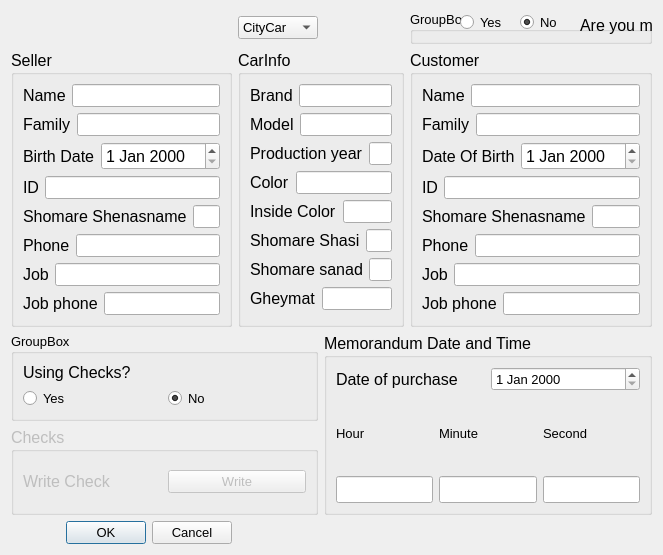
<?xml version="1.0" encoding="UTF-8"?>
<ui version="4.0">
 <class>Dialog_Memorandum</class>
 <widget class="QDialog" name="Dialog_Memorandum">
  <property name="geometry">
   <rect>
    <x>0</x>
    <y>0</y>
    <width>653</width>
    <height>555</height>
   </rect>
  </property>
  <property name="font">
   <font>
    <pointsize>10</pointsize>
   </font>
  </property>
  <property name="windowTitle">
   <string>Dialog</string>
  </property>
  <property name="styleSheet">
   <string notr="true">QLineEdit 

{ 
	font: 10pt &quot;MS Shell Dlg 2&quot;;
}
</string>
  </property>
  <layout class="QGridLayout" name="gridLayout_7">
   <item row="0" column="2">
    <layout class="QHBoxLayout" name="horizontalLayout_42">
     <item>
      <layout class="QHBoxLayout" name="horizontalLayout_33"/>
     </item>
    </layout>
   </item>
   <item row="0" column="1">
    <widget class="QComboBox" name="comboBox">
     <property name="font">
      <font>
       <pointsize>10</pointsize>
      </font>
     </property>
     <item>
      <property name="text">
       <string>CityCar</string>
      </property>
     </item>
     <item>
      <property name="text">
       <string>Coupe</string>
      </property>
     </item>
     <item>
      <property name="text">
       <string>SUV</string>
      </property>
     </item>
     <item>
      <property name="text">
       <string>Vanet</string>
      </property>
     </item>
     <item>
      <property name="text">
       <string>Crook</string>
      </property>
     </item>
    </widget>
   </item>
   <item row="0" column="3">
    <widget class="QGroupBox" name="groupBox">
     <property name="title">
      <string>GroupBox</string>
     </property>
     <widget class="QRadioButton" name="radioButton_mngr_yes">
      <property name="geometry">
       <rect>
        <x>50</x>
        <y>0</y>
        <width>45</width>
        <height>22</height>
       </rect>
      </property>
      <property name="font">
       <font>
        <pointsize>10</pointsize>
       </font>
      </property>
      <property name="text">
       <string>Yes</string>
      </property>
     </widget>
     <widget class="QRadioButton" name="radioButton_mngr_no">
      <property name="geometry">
       <rect>
        <x>110</x>
        <y>0</y>
        <width>40</width>
        <height>22</height>
       </rect>
      </property>
      <property name="font">
       <font>
        <pointsize>10</pointsize>
       </font>
      </property>
      <property name="text">
       <string>No</string>
      </property>
      <property name="checked">
       <bool>true</bool>
      </property>
     </widget>
     <widget class="QLabel" name="label_mngr_or_not">
      <property name="geometry">
       <rect>
        <x>170</x>
        <y>0</y>
        <width>131</width>
        <height>28</height>
       </rect>
      </property>
      <property name="font">
       <font>
        <pointsize>12</pointsize>
       </font>
      </property>
      <property name="text">
       <string>Are you manager?</string>
      </property>
     </widget>
    </widget>
   </item>
   <item row="2" column="1" colspan="2">
    <widget class="QGroupBox" name="groupBox_car_info">
     <property name="font">
      <font>
       <pointsize>12</pointsize>
      </font>
     </property>
     <property name="title">
      <string>CarInfo</string>
     </property>
     <layout class="QGridLayout" name="gridLayout_4">
      <item row="3" column="0">
       <layout class="QHBoxLayout" name="horizontalLayout_37">
        <item>
         <widget class="QLabel" name="label_5">
          <property name="font">
           <font>
            <pointsize>12</pointsize>
           </font>
          </property>
          <property name="text">
           <string>Color</string>
          </property>
         </widget>
        </item>
        <item>
         <widget class="QLineEdit" name="lineEdit_color">
          <property name="font">
           <font>
            <family>MS Shell Dlg 2</family>
            <pointsize>10</pointsize>
            <weight>50</weight>
            <italic>false</italic>
            <bold>false</bold>
           </font>
          </property>
         </widget>
        </item>
       </layout>
      </item>
      <item row="6" column="0">
       <layout class="QHBoxLayout" name="horizontalLayout_40">
        <item>
         <widget class="QLabel" name="label_8">
          <property name="font">
           <font>
            <pointsize>12</pointsize>
           </font>
          </property>
          <property name="text">
           <string>Shomare sanad</string>
          </property>
         </widget>
        </item>
        <item>
         <widget class="QLineEdit" name="lineEdit_sh_sanad">
          <property name="font">
           <font>
            <family>MS Shell Dlg 2</family>
            <pointsize>10</pointsize>
            <weight>50</weight>
            <italic>false</italic>
            <bold>false</bold>
           </font>
          </property>
         </widget>
        </item>
       </layout>
      </item>
      <item row="7" column="0">
       <layout class="QHBoxLayout" name="horizontalLayout_41">
        <item>
         <widget class="QLabel" name="label_9">
          <property name="font">
           <font>
            <pointsize>12</pointsize>
           </font>
          </property>
          <property name="text">
           <string>Gheymat</string>
          </property>
         </widget>
        </item>
        <item>
         <widget class="QLineEdit" name="lineEdit_gheymat">
          <property name="font">
           <font>
            <family>MS Shell Dlg 2</family>
            <pointsize>10</pointsize>
            <weight>50</weight>
            <italic>false</italic>
            <bold>false</bold>
           </font>
          </property>
         </widget>
        </item>
       </layout>
      </item>
      <item row="4" column="0">
       <layout class="QHBoxLayout" name="horizontalLayout_38">
        <item>
         <widget class="QLabel" name="label_6">
          <property name="font">
           <font>
            <pointsize>12</pointsize>
           </font>
          </property>
          <property name="text">
           <string>Inside Color</string>
          </property>
         </widget>
        </item>
        <item>
         <widget class="QLineEdit" name="lineEdit_inside_color">
          <property name="font">
           <font>
            <family>MS Shell Dlg 2</family>
            <pointsize>10</pointsize>
            <weight>50</weight>
            <italic>false</italic>
            <bold>false</bold>
           </font>
          </property>
         </widget>
        </item>
       </layout>
      </item>
      <item row="5" column="0">
       <layout class="QHBoxLayout" name="horizontalLayout_39">
        <item>
         <widget class="QLabel" name="label_7">
          <property name="font">
           <font>
            <pointsize>12</pointsize>
           </font>
          </property>
          <property name="text">
           <string>Shomare Shasi</string>
          </property>
         </widget>
        </item>
        <item>
         <widget class="QLineEdit" name="lineEdit_sh_shasi">
          <property name="font">
           <font>
            <family>MS Shell Dlg 2</family>
            <pointsize>10</pointsize>
            <weight>50</weight>
            <italic>false</italic>
            <bold>false</bold>
           </font>
          </property>
         </widget>
        </item>
       </layout>
      </item>
      <item row="0" column="0">
       <layout class="QHBoxLayout" name="horizontalLayout_34">
        <item>
         <widget class="QLabel" name="label_2">
          <property name="font">
           <font>
            <pointsize>12</pointsize>
           </font>
          </property>
          <property name="text">
           <string>Brand</string>
          </property>
         </widget>
        </item>
        <item>
         <widget class="QLineEdit" name="lineEdit_brand">
          <property name="font">
           <font>
            <family>MS Shell Dlg 2</family>
            <pointsize>10</pointsize>
            <weight>50</weight>
            <italic>false</italic>
            <bold>false</bold>
           </font>
          </property>
         </widget>
        </item>
       </layout>
      </item>
      <item row="2" column="0">
       <layout class="QHBoxLayout" name="horizontalLayout_36">
        <item>
         <widget class="QLabel" name="label_4">
          <property name="font">
           <font>
            <pointsize>12</pointsize>
           </font>
          </property>
          <property name="text">
           <string>Production year</string>
          </property>
         </widget>
        </item>
        <item>
         <widget class="QLineEdit" name="lineEdit_production_year">
          <property name="font">
           <font>
            <family>MS Shell Dlg 2</family>
            <pointsize>10</pointsize>
            <weight>50</weight>
            <italic>false</italic>
            <bold>false</bold>
           </font>
          </property>
         </widget>
        </item>
       </layout>
      </item>
      <item row="1" column="0">
       <layout class="QHBoxLayout" name="horizontalLayout_35">
        <item>
         <widget class="QLabel" name="label_3">
          <property name="font">
           <font>
            <pointsize>12</pointsize>
           </font>
          </property>
          <property name="text">
           <string>Model</string>
          </property>
         </widget>
        </item>
        <item>
         <widget class="QLineEdit" name="lineEdit_model">
          <property name="font">
           <font>
            <family>MS Shell Dlg 2</family>
            <pointsize>10</pointsize>
            <weight>50</weight>
            <italic>false</italic>
            <bold>false</bold>
           </font>
          </property>
         </widget>
        </item>
       </layout>
      </item>
     </layout>
    </widget>
   </item>
   <item row="2" column="3">
    <widget class="QGroupBox" name="groupBox_customer">
     <property name="font">
      <font>
       <pointsize>12</pointsize>
      </font>
     </property>
     <property name="title">
      <string>Customer</string>
     </property>
     <layout class="QGridLayout" name="gridLayout_3">
      <item row="0" column="0">
       <layout class="QHBoxLayout" name="horizontalLayout_25">
        <item>
         <widget class="QLabel" name="label_name_4">
          <property name="font">
           <font>
            <pointsize>12</pointsize>
           </font>
          </property>
          <property name="text">
           <string>Name</string>
          </property>
         </widget>
        </item>
        <item>
         <widget class="QLineEdit" name="lineEdit_name_4">
          <property name="font">
           <font>
            <family>MS Shell Dlg 2</family>
            <pointsize>10</pointsize>
            <weight>50</weight>
            <italic>false</italic>
            <bold>false</bold>
           </font>
          </property>
          <property name="text">
           <string/>
          </property>
         </widget>
        </item>
       </layout>
      </item>
      <item row="1" column="0">
       <layout class="QHBoxLayout" name="horizontalLayout_26">
        <item>
         <widget class="QLabel" name="label_family_4">
          <property name="font">
           <font>
            <pointsize>12</pointsize>
           </font>
          </property>
          <property name="text">
           <string>Family</string>
          </property>
         </widget>
        </item>
        <item>
         <widget class="QLineEdit" name="lineEdit_family_4">
          <property name="font">
           <font>
            <family>MS Shell Dlg 2</family>
            <pointsize>10</pointsize>
            <weight>50</weight>
            <italic>false</italic>
            <bold>false</bold>
           </font>
          </property>
         </widget>
        </item>
       </layout>
      </item>
      <item row="2" column="0">
       <layout class="QHBoxLayout" name="horizontalLayout_27">
        <item>
         <widget class="QLabel" name="label_birth_date_4">
          <property name="font">
           <font>
            <pointsize>12</pointsize>
           </font>
          </property>
          <property name="text">
           <string>Date Of Birth</string>
          </property>
         </widget>
        </item>
        <item>
         <widget class="QDateEdit" name="dateEdit_birth_date4"/>
        </item>
       </layout>
      </item>
      <item row="3" column="0">
       <layout class="QHBoxLayout" name="horizontalLayout_28">
        <item>
         <widget class="QLabel" name="label_ID_4">
          <property name="font">
           <font>
            <pointsize>12</pointsize>
           </font>
          </property>
          <property name="text">
           <string>ID</string>
          </property>
         </widget>
        </item>
        <item>
         <widget class="QLineEdit" name="lineEdit_ID_4">
          <property name="font">
           <font>
            <family>MS Shell Dlg 2</family>
            <pointsize>10</pointsize>
            <weight>50</weight>
            <italic>false</italic>
            <bold>false</bold>
           </font>
          </property>
         </widget>
        </item>
       </layout>
      </item>
      <item row="4" column="0">
       <layout class="QHBoxLayout" name="horizontalLayout_29">
        <item>
         <widget class="QLabel" name="label_sh_shenasname_4">
          <property name="font">
           <font>
            <pointsize>12</pointsize>
           </font>
          </property>
          <property name="text">
           <string>Shomare Shenasname</string>
          </property>
         </widget>
        </item>
        <item>
         <widget class="QLineEdit" name="lineEdit_sh_shenasname_4">
          <property name="font">
           <font>
            <family>MS Shell Dlg 2</family>
            <pointsize>10</pointsize>
            <weight>50</weight>
            <italic>false</italic>
            <bold>false</bold>
           </font>
          </property>
         </widget>
        </item>
       </layout>
      </item>
      <item row="5" column="0">
       <layout class="QHBoxLayout" name="horizontalLayout_30">
        <item>
         <widget class="QLabel" name="label_phone_4">
          <property name="font">
           <font>
            <pointsize>12</pointsize>
           </font>
          </property>
          <property name="text">
           <string>Phone</string>
          </property>
         </widget>
        </item>
        <item>
         <widget class="QLineEdit" name="lineEdit_phone_4">
          <property name="font">
           <font>
            <family>MS Shell Dlg 2</family>
            <pointsize>10</pointsize>
            <weight>50</weight>
            <italic>false</italic>
            <bold>false</bold>
           </font>
          </property>
         </widget>
        </item>
       </layout>
      </item>
      <item row="6" column="0">
       <layout class="QHBoxLayout" name="horizontalLayout_31">
        <item>
         <widget class="QLabel" name="label_job_4">
          <property name="font">
           <font>
            <pointsize>12</pointsize>
           </font>
          </property>
          <property name="text">
           <string>Job</string>
          </property>
         </widget>
        </item>
        <item>
         <widget class="QLineEdit" name="lineEdit_job_4">
          <property name="font">
           <font>
            <family>MS Shell Dlg 2</family>
            <pointsize>10</pointsize>
            <weight>50</weight>
            <italic>false</italic>
            <bold>false</bold>
           </font>
          </property>
         </widget>
        </item>
       </layout>
      </item>
      <item row="7" column="0">
       <layout class="QHBoxLayout" name="horizontalLayout_32">
        <item>
         <widget class="QLabel" name="label_job_phone_4">
          <property name="font">
           <font>
            <pointsize>12</pointsize>
           </font>
          </property>
          <property name="text">
           <string>Job phone</string>
          </property>
         </widget>
        </item>
        <item>
         <widget class="QLineEdit" name="lineEdit_job_phone_4">
          <property name="font">
           <font>
            <family>MS Shell Dlg 2</family>
            <pointsize>10</pointsize>
            <weight>50</weight>
            <italic>false</italic>
            <bold>false</bold>
           </font>
          </property>
         </widget>
        </item>
       </layout>
      </item>
     </layout>
    </widget>
   </item>
   <item row="3" column="2" colspan="2">
    <widget class="QGroupBox" name="groupBox_date_time">
     <property name="font">
      <font>
       <pointsize>12</pointsize>
      </font>
     </property>
     <property name="title">
      <string>Memorandum Date and Time</string>
     </property>
     <layout class="QGridLayout" name="gridLayout_6">
      <item row="1" column="0">
       <layout class="QHBoxLayout" name="horizontalLayout_47">
        <item>
         <layout class="QVBoxLayout" name="verticalLayout_4">
          <item>
           <widget class="QLabel" name="label">
            <property name="font">
             <font>
              <pointsize>10</pointsize>
             </font>
            </property>
            <property name="text">
             <string>Hour</string>
            </property>
           </widget>
          </item>
          <item>
           <widget class="QLineEdit" name="lineEdit_hour"/>
          </item>
         </layout>
        </item>
        <item>
         <layout class="QVBoxLayout" name="verticalLayout_3">
          <item>
           <widget class="QLabel" name="label_10">
            <property name="font">
             <font>
              <pointsize>10</pointsize>
             </font>
            </property>
            <property name="text">
             <string>Minute</string>
            </property>
           </widget>
          </item>
          <item>
           <widget class="QLineEdit" name="lineEdit_minute">
            <property name="text">
             <string/>
            </property>
           </widget>
          </item>
         </layout>
        </item>
        <item>
         <layout class="QVBoxLayout" name="verticalLayout">
          <item>
           <widget class="QLabel" name="label_11">
            <property name="font">
             <font>
              <pointsize>10</pointsize>
             </font>
            </property>
            <property name="text">
             <string>Second</string>
            </property>
           </widget>
          </item>
          <item>
           <widget class="QLineEdit" name="lineEdit_second"/>
          </item>
         </layout>
        </item>
       </layout>
      </item>
      <item row="0" column="0">
       <layout class="QHBoxLayout" name="horizontalLayout_46">
        <item>
         <widget class="QLabel" name="label_date_memorandum">
          <property name="font">
           <font>
            <pointsize>12</pointsize>
           </font>
          </property>
          <property name="text">
           <string>Date of purchase</string>
          </property>
         </widget>
        </item>
        <item>
         <widget class="QDateEdit" name="dateEdit">
          <property name="font">
           <font>
            <pointsize>10</pointsize>
           </font>
          </property>
         </widget>
        </item>
       </layout>
      </item>
     </layout>
    </widget>
   </item>
   <item row="2" column="0">
    <widget class="QGroupBox" name="groupBox_seller">
     <property name="font">
      <font>
       <pointsize>12</pointsize>
      </font>
     </property>
     <property name="title">
      <string>Seller</string>
     </property>
     <layout class="QGridLayout" name="gridLayout">
      <item row="0" column="0">
       <layout class="QHBoxLayout" name="horizontalLayout">
        <item>
         <widget class="QLabel" name="label_name">
          <property name="font">
           <font>
            <pointsize>12</pointsize>
           </font>
          </property>
          <property name="text">
           <string>Name</string>
          </property>
         </widget>
        </item>
        <item>
         <widget class="QLineEdit" name="lineEdit_name">
          <property name="font">
           <font>
            <family>MS Shell Dlg 2</family>
            <pointsize>10</pointsize>
            <weight>50</weight>
            <italic>false</italic>
            <bold>false</bold>
           </font>
          </property>
         </widget>
        </item>
       </layout>
      </item>
      <item row="1" column="0">
       <layout class="QHBoxLayout" name="horizontalLayout_2">
        <item>
         <widget class="QLabel" name="label_family">
          <property name="font">
           <font>
            <pointsize>12</pointsize>
           </font>
          </property>
          <property name="text">
           <string>Family</string>
          </property>
         </widget>
        </item>
        <item>
         <widget class="QLineEdit" name="lineEdit_family">
          <property name="font">
           <font>
            <family>MS Shell Dlg 2</family>
            <pointsize>10</pointsize>
            <weight>50</weight>
            <italic>false</italic>
            <bold>false</bold>
           </font>
          </property>
         </widget>
        </item>
       </layout>
      </item>
      <item row="2" column="0">
       <layout class="QHBoxLayout" name="horizontalLayout_3">
        <item>
         <widget class="QLabel" name="label_birth_date">
          <property name="font">
           <font>
            <pointsize>12</pointsize>
           </font>
          </property>
          <property name="text">
           <string>Birth Date</string>
          </property>
         </widget>
        </item>
        <item>
         <widget class="QDateEdit" name="dateEdit_birth_date"/>
        </item>
       </layout>
      </item>
      <item row="3" column="0">
       <layout class="QHBoxLayout" name="horizontalLayout_4">
        <item>
         <widget class="QLabel" name="label_ID">
          <property name="font">
           <font>
            <pointsize>12</pointsize>
           </font>
          </property>
          <property name="text">
           <string>ID</string>
          </property>
         </widget>
        </item>
        <item>
         <widget class="QLineEdit" name="lineEdit_ID">
          <property name="font">
           <font>
            <family>MS Shell Dlg 2</family>
            <pointsize>10</pointsize>
            <weight>50</weight>
            <italic>false</italic>
            <bold>false</bold>
           </font>
          </property>
         </widget>
        </item>
       </layout>
      </item>
      <item row="4" column="0">
       <layout class="QHBoxLayout" name="horizontalLayout_5">
        <item>
         <widget class="QLabel" name="label_sh_shenasname">
          <property name="font">
           <font>
            <pointsize>12</pointsize>
           </font>
          </property>
          <property name="text">
           <string>Shomare Shenasname</string>
          </property>
         </widget>
        </item>
        <item>
         <widget class="QLineEdit" name="lineEdit_sh_shenasname">
          <property name="font">
           <font>
            <family>MS Shell Dlg 2</family>
            <pointsize>10</pointsize>
            <weight>50</weight>
            <italic>false</italic>
            <bold>false</bold>
           </font>
          </property>
         </widget>
        </item>
       </layout>
      </item>
      <item row="5" column="0">
       <layout class="QHBoxLayout" name="horizontalLayout_6">
        <item>
         <widget class="QLabel" name="label_phone">
          <property name="font">
           <font>
            <pointsize>12</pointsize>
           </font>
          </property>
          <property name="text">
           <string>Phone</string>
          </property>
         </widget>
        </item>
        <item>
         <widget class="QLineEdit" name="lineEdit_phone">
          <property name="font">
           <font>
            <family>MS Shell Dlg 2</family>
            <pointsize>10</pointsize>
            <weight>50</weight>
            <italic>false</italic>
            <bold>false</bold>
           </font>
          </property>
         </widget>
        </item>
       </layout>
      </item>
      <item row="6" column="0">
       <layout class="QHBoxLayout" name="horizontalLayout_7">
        <item>
         <widget class="QLabel" name="label_job">
          <property name="font">
           <font>
            <pointsize>12</pointsize>
           </font>
          </property>
          <property name="text">
           <string>Job</string>
          </property>
         </widget>
        </item>
        <item>
         <widget class="QLineEdit" name="lineEdit_job">
          <property name="font">
           <font>
            <family>MS Shell Dlg 2</family>
            <pointsize>10</pointsize>
            <weight>50</weight>
            <italic>false</italic>
            <bold>false</bold>
           </font>
          </property>
         </widget>
        </item>
       </layout>
      </item>
      <item row="7" column="0">
       <layout class="QHBoxLayout" name="horizontalLayout_8">
        <item>
         <widget class="QLabel" name="label_job_phone">
          <property name="font">
           <font>
            <pointsize>12</pointsize>
           </font>
          </property>
          <property name="text">
           <string>Job phone</string>
          </property>
         </widget>
        </item>
        <item>
         <widget class="QLineEdit" name="lineEdit_job_phone">
          <property name="font">
           <font>
            <family>MS Shell Dlg 2</family>
            <pointsize>10</pointsize>
            <weight>50</weight>
            <italic>false</italic>
            <bold>false</bold>
           </font>
          </property>
         </widget>
        </item>
       </layout>
      </item>
     </layout>
    </widget>
   </item>
   <item row="4" column="0">
    <widget class="QDialogButtonBox" name="buttonBox">
     <property name="standardButtons">
      <set>QDialogButtonBox::Cancel|QDialogButtonBox::Ok</set>
     </property>
    </widget>
   </item>
   <item row="3" column="0" colspan="2">
    <layout class="QVBoxLayout" name="verticalLayout_5">
     <item>
      <layout class="QHBoxLayout" name="horizontalLayout_43">
       <item>
        <widget class="QGroupBox" name="groupBox_2">
         <property name="title">
          <string>GroupBox</string>
         </property>
         <layout class="QGridLayout" name="gridLayout_2">
          <item row="2" column="1">
           <widget class="QRadioButton" name="radioButton_check_no">
            <property name="font">
             <font>
              <pointsize>10</pointsize>
             </font>
            </property>
            <property name="text">
             <string>No</string>
            </property>
            <property name="checked">
             <bool>true</bool>
            </property>
           </widget>
          </item>
          <item row="2" column="0">
           <widget class="QRadioButton" name="radioButton_check_yes">
            <property name="font">
             <font>
              <pointsize>10</pointsize>
             </font>
            </property>
            <property name="text">
             <string>Yes</string>
            </property>
           </widget>
          </item>
          <item row="0" column="0">
           <widget class="QLabel" name="label_check_use">
            <property name="font">
             <font>
              <pointsize>12</pointsize>
             </font>
            </property>
            <property name="text">
             <string>Using Checks?</string>
            </property>
           </widget>
          </item>
         </layout>
        </widget>
       </item>
      </layout>
     </item>
     <item>
      <widget class="QGroupBox" name="groupBox_check">
       <property name="enabled">
        <bool>false</bool>
       </property>
       <property name="font">
        <font>
         <pointsize>12</pointsize>
        </font>
       </property>
       <property name="title">
        <string>Checks</string>
       </property>
       <layout class="QGridLayout" name="gridLayout_5">
        <item row="0" column="0">
         <layout class="QVBoxLayout" name="verticalLayout_check_yes">
          <item>
           <layout class="QHBoxLayout" name="horizontalLayout_45">
            <item>
             <widget class="QLabel" name="label_write_check">
              <property name="font">
               <font>
                <pointsize>12</pointsize>
               </font>
              </property>
              <property name="text">
               <string>Write Check</string>
              </property>
             </widget>
            </item>
            <item>
             <widget class="QPushButton" name="pushButton">
              <property name="font">
               <font>
                <pointsize>10</pointsize>
               </font>
              </property>
              <property name="text">
               <string>Write</string>
              </property>
             </widget>
            </item>
           </layout>
          </item>
         </layout>
        </item>
       </layout>
      </widget>
     </item>
    </layout>
   </item>
  </layout>
 </widget>
 <resources/>
 <connections>
  <connection>
   <sender>pushButton</sender>
   <signal>clicked()</signal>
   <receiver>Dialog_Memorandum</receiver>
   <slot>getNewChecks()</slot>
   <hints>
    <hint type="sourcelabel">
     <x>361</x>
     <y>516</y>
    </hint>
    <hint type="destinationlabel">
     <x>465</x>
     <y>555</y>
    </hint>
   </hints>
  </connection>
 </connections>
 <slots>
  <slot>getNewChecks()</slot>
 </slots>
</ui>
